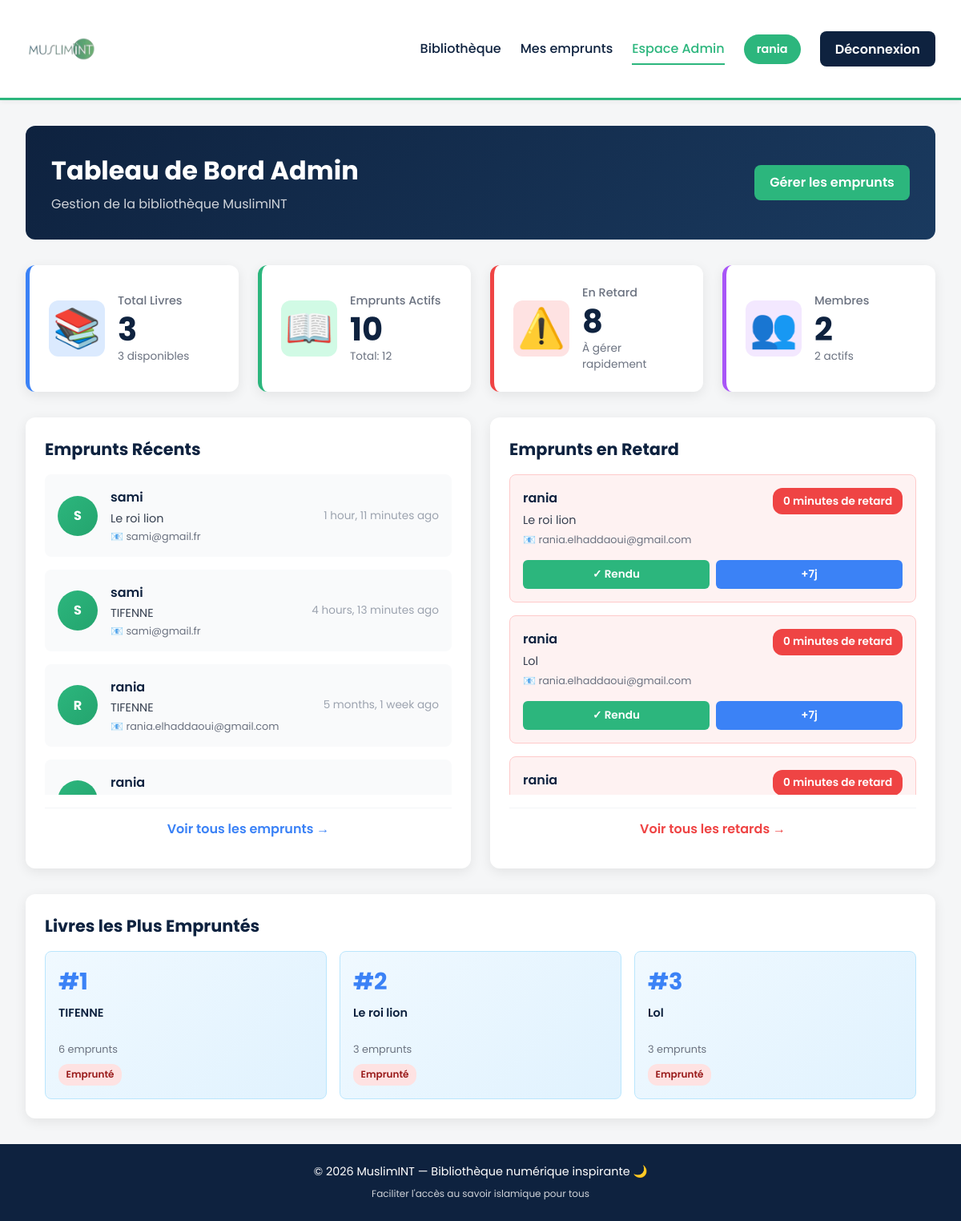
/admin-dashboard/ (signed in), run on the app's committed database.
### library/models.py (models this page shows, shortened)
class Loan(models.Model):
    STATUS_CHOICES = (
        ('ongoing', 'En cours'),
        ('returned', 'Rendu'),
        ('overdue', 'En retard'),
    )
    book = models.ForeignKey(Book, on_delete=models.CASCADE, related_name='loans')
    borrower = models.ForeignKey(User, on_delete=models.CASCADE, related_name='loans')
    quantity = models.PositiveIntegerField(default=1, verbose_name="Quantité")
    borrowed_at = models.DateTimeField(default=timezone.now, verbose_name="Date d'emprunt")
    due_date = models.DateTimeField(verbose_name="Date limite de retour")
    returned_at = models.DateTimeField(null=True, blank=True, verbose_name="Date de retour")
    status = models.CharField(
        max_length=20,
        choices=STATUS_CHOICES,
        default='ongoing',
        verbose_name="Statut"
    )
    notes = models.TextField(blank=True, help_text="Notes ou remarques sur l'emprunt")
    class Meta:
        ordering = ['-borrowed_at']
        verbose_name = "Emprunt"
        verbose_name_plural = "Emprunts"

class Book(models.Model):
    title = models.CharField(max_length=300, verbose_name="Titre")
    slug = models.SlugField(unique=True, blank=True)
    author = models.CharField(max_length=200, blank=True, verbose_name="Auteur")
    category = models.ForeignKey(
        Category,
        on_delete=models.SET_NULL,
        null=True,
        blank=True,
        related_name='books',
        verbose_name="Catégorie"
    )
    description = models.TextField(blank=True, verbose_name="Description")
    isbn = models.CharField(max_length=20, blank=True, verbose_name="ISBN")
    total_copies = models.PositiveIntegerField(default=1, verbose_name="Nombre total d'exemplaires")
    available_copies = models.PositiveIntegerField(default=1, verbose_name="Exemplaires disponibles")
    created_at = models.DateTimeField(auto_now_add=True, null=True)
    updated_at = models.DateTimeField(auto_now=True, null=True)
    spiritual_review = models.TextField(
        blank=True,
        help_text="Avis du pôle spiritualité sur ce livre",
        verbose_name="Avis spirituel"
    )
    class Meta:
        ordering = ['title']
        verbose_name = "Livre"
        verbose_name_plural = "Livres"

### library/views.py (the view)
# urls.py: path('admin-dashboard/', views.admin_dashboard, name='admin_dashboard'),
@login_required
@user_passes_test(is_admin)
def admin_dashboard(request):
    now = timezone.now()
    total_books = Book.objects.count()
    total_copies = Book.objects.aggregate(total=Count('total_copies'))['total'] or 0
    available_copies = Book.objects.aggregate(total=Count('available_copies'))['total'] or 0
    total_loans = Loan.objects.count()
    ongoing_loans = Loan.objects.filter(status='ongoing').count()
    overdue_loans = Loan.objects.filter(status='ongoing', due_date__lt=now).count()
    total_users = User.objects.count()
    active_borrowers = Loan.objects.filter(status='ongoing').values('borrower').distinct().count()
    recent_loans = Loan.objects.select_related('book', 'borrower').order_by('-borrowed_at')[:10]
    popular_books = Book.objects.annotate(
        loan_count=Count('loans')
    ).order_by('-loan_count')[:5]
    overdue_users = Loan.objects.filter(
        status='ongoing',
        due_date__lt=now
    ).select_related('borrower', 'book').order_by('due_date')
    context = {
        'total_books': total_books,
        'total_copies': total_copies,
        'available_copies': available_copies,
        'total_loans': total_loans,
        'ongoing_loans': ongoing_loans,
        'overdue_loans': overdue_loans,
        'total_users': total_users,
        'active_borrowers': active_borrowers,
        'recent_loans': recent_loans,
        'popular_books': popular_books,
        'overdue_users': overdue_users,
        'now': now,
    }
    return render(request, 'library/admin_dashboard.html', context)

### library/views.py (called while the page is built)
def is_admin(user):
    return user.is_staff or user.is_superuser

### library/templates/library/admin_dashboard.html (shortened to what this page needs)
{% extends "library/base.html" %}
{% block content %}
<section class="dashboard-section">
  <div class="dashboard-hero">
    <div>
      <h2>Tableau de Bord Admin</h2>
      <p class="subtitle">Gestion de la bibliothèque MuslimINT</p>
    </div>
    <a href="{% url 'library:admin_loans' %}" class="btn">
      Gérer les emprunts
    </a>
  </div>
  <div class="stats-grid">
    <div class="stat-card blue">
      <div class="stat-icon">📚</div>
      <div class="stat-content">
        <p class="stat-label">Total Livres</p>
        <p class="stat-value">{{ total_books }}</p>
        <p class="stat-detail">{{ available_copies }} disponibles</p>
      </div>
    </div>
    <div class="stat-card green">
      <div class="stat-icon">📖</div>
      <div class="stat-content">
        <p class="stat-label">Emprunts Actifs</p>
        <p class="stat-value">{{ ongoing_loans }}</p>
        <p class="stat-detail">Total: {{ total_loans }}</p>
      </div>
    </div>
    <div class="stat-card red">
      <div class="stat-icon">⚠️</div>
      <div class="stat-content">
        <p class="stat-label">En Retard</p>
        <p class="stat-value">{{ overdue_loans }}</p>
        <p class="stat-detail">À gérer rapidement</p>
      </div>
    </div>
    <div class="stat-card purple">
      <div class="stat-icon">👥</div>
      <div class="stat-content">
        <p class="stat-label">Membres</p>
        <p class="stat-value">{{ total_users }}</p>
        <p class="stat-detail">{{ active_borrowers }} actifs</p>
      </div>
    </div>
  </div>
  <div class="content-grid">
    <div class="content-card">
      <h3>Emprunts Récents</h3>
      <div class="loans-list">
        {% for loan in recent_loans %}
          <div class="loan-item">
            <div class="loan-avatar">
              {{ loan.borrower.first_name.0|default:loan.borrower.username.0|upper }}{{ loan.borrower.last_name.0|default:''|upper }}
            </div>
            <div class="loan-details">
              <p class="loan-user">
                {% if loan.borrower.first_name %}
                  {{ loan.borrower.first_name }} {{ loan.borrower.last_name }}
                {% else %}
                  {{ loan.borrower.username }}
                {% endif %}
              </p>
              <p class="loan-book"><a href="{% url 'library:book_detail' loan.book.slug %}" style="color:inherit;text-decoration:none;">{{ loan.book.title }}</a></p>
              <p class="loan-email">📧 {{ loan.borrower.email }}</p>
            </div>
            <div class="loan-time">
              {{ loan.borrowed_at|timesince }} ago
            </div>
          </div>
        {% empty %}
          <p class="empty-text">Aucun emprunt récent</p>
        {% endfor %}
      </div>
      <a href="{% url 'library:admin_loans' %}" class="card-link">
        Voir tous les emprunts →
      </a>
    </div>
    <div class="content-card">
      <h3>Emprunts en Retard</h3>
      <div class="overdue-list">
        {% for loan in overdue_users %}
          <div class="overdue-item">
            <div class="overdue-header">
              <div class="overdue-user">
                <p class="user-name">
                  {% if loan.borrower.first_name %}
                    {{ loan.borrower.first_name }} {{ loan.borrower.last_name }}
                  {% else %}
                    {{ loan.borrower.username }}
                  {% endif %}
                </p>
                <p class="book-name"><a href="{% url 'library:book_detail' loan.book.slug %}" style="color:inherit;text-decoration:none;">{{ loan.book.title }}</a></p>
                <p class="contact-info">📧 {{ loan.borrower.email }}</p>
              </div>
              <div class="overdue-delay">
                {% with days_late=now|timesince:loan.due_date %}
                  <span class="delay-text">{{ days_late }} de retard</span>
                {% endwith %}
              </div>
            </div>
            <div class="overdue-actions">
              <a href="{% url 'library:admin_mark_returned' loan.id %}" class="btn-small success">
                ✓ Rendu
              </a>
              <a href="{% url 'library:admin_extend_loan' loan.id %}?days=7" class="btn-small primary">
                +7j
              </a>
            </div>
          </div>
        {% empty %}
          <p class="empty-text">Aucun retard actuellement !</p>
        {% endfor %}
      </div>
      <a href="{% url 'library:admin_loans' %}?status=overdue" class="card-link danger">
        Voir tous les retards →
      </a>
    </div>
  </div>
  <div class="popular-section">
    <h3>Livres les Plus Empruntés</h3>
    <div class="popular-grid">
      {% for book in popular_books %}
        <div class="popular-card">
          <div class="popular-rank">#{{ forloop.counter }}</div>
          <div class="popular-info">
            <p class="popular-title"><a href="{% url 'library:book_detail' book.slug %}" style="color:inherit;text-decoration:none;">{{ book.title }}</a></p>
            <p class="popular-count">{{ book.loan_count }} emprunt{{ book.loan_count|pluralize }}</p>
            <span class="availability-badge {% if book.available_copies > 0 %}available{% else %}unavailable{% endif %}">
              {% if book.available_copies > 0 %}
                {{ book.available_copies }} dispo
              {% else %}
                Emprunté
              {% endif %}
            </span>
          </div>
        </div>
      {% empty %}
        <p class="empty-text">Aucune donnée disponible</p>
      {% endfor %}
    </div>
  </div>
</section>
{% endblock %}

### library/templates/library/base.html (shortened to what this page needs)
{% load static %}
<!doctype html>
<html lang="fr">
<head>
</head>
<body>
<header>
  <div class="header-content">
    <h1>
      <a href="{% url 'library:book_list' %}">
        <img src="{% static 'library/images/muslimint_logo.png' %}"
             alt="MuslimINT">
      </a>
    </h1>
    <nav>
      {% if user.is_authenticated %}
        <a href="{% url 'library:book_list' %}" {% if request.resolver_match.url_name == 'book_list' %}class="active"{% endif %}>
          Bibliothèque
        </a>
        <a href="{% url 'library:my_loans' %}" {% if request.resolver_match.url_name == 'my_loans' %}class="active"{% endif %}>
          Mes emprunts
        </a>
        {% if user.is_staff %}
          <a href="{% url 'library:admin_dashboard' %}" {% if 'admin' in request.resolver_match.url_name %}class="active"{% endif %}>
            Espace Admin
          </a>
        {% endif %}
        <span class="username">{{ user.username }}</span>
        <a class="btn btn-secondary" href="{% url 'library:logout' %}">Déconnexion</a>
      {% else %}
        <a class="btn" href="{% url 'library:login' %}">Se connecter</a>
      {% endif %}
    </nav>
  </div>
</header>
<main>
  {% block content %}{% endblock %}
</main>
<footer>
  © {{ now|date:"Y" }} MuslimINT — Bibliothèque numérique inspirante 🌙
  <br>
  <small style="opacity: 0.8; margin-top: 0.5rem; display: inline-block;">
    Faciliter l'accès au savoir islamique pour tous
  </small>
</footer>
</body>
</html>

### library/templates/library/base.html (style rules this page uses)
:root { --mint-green: #2CB67D; --deep-blue: #0E223F; --light-gray: #f5f6f7; --text-dark: #1f2937; }
* { margin: 0; padding: 0; box-sizing: border-box; }
body { font-family: "Poppins", "Segoe UI", Arial, sans-serif; background-color: var(--light-gray); color: var(--text-dark); min-height: 100vh; display: flex; flex-direction: column; }
header { background-color: white; border-bottom: 3px solid var(--mint-green); box-shadow: 0 2px 6px rgba(0, 0, 0, 0.05); padding: 1rem 2rem; position: sticky; top: 0; z-index: 1000; }
.header-content { max-width: 1400px; margin: 0 auto; display: flex; justify-content: space-between; align-items: center; }
header h1 a { text-decoration: none; display: inline-block; }
header h1 img { height: 90px; max-height: 12vh; vertical-align: middle; transition: transform 0.3s ease; }
nav { display: flex; align-items: center; gap: 1.5rem; }
nav a { text-decoration: none; color: var(--deep-blue); font-weight: 500; transition: color 0.3s; padding: 0.4rem 0; border-bottom: 2px solid transparent; }
nav a.active { color: var(--mint-green); border-bottom-color: var(--mint-green); }
.username { background: var(--mint-green); color: white; padding: 0.5rem 1rem; border-radius: 20px; font-size: 0.9rem; font-weight: 600; }
main { flex: 1; width: 100%; max-width: 1400px; margin: 2rem auto; padding: 0 2rem; }
footer { background-color: var(--deep-blue); color: white; text-align: center; padding: 1.5rem; font-size: 0.9rem; margin-top: auto; }
.btn { background: var(--mint-green); color: white; border: none; border-radius: 8px; padding: 0.6rem 1.2rem; cursor: pointer; font-weight: 600; text-decoration: none; transition: all 0.3s; display: inline-block; }
.btn-secondary { background: var(--deep-blue); }

### data on the page
Loan: borrower.first_name.0 "S", borrower.username "sami", book "Le roi lion", borrower.email "sami@gmail.fr", borrowed_at "1 hour, 11 minutes"
Loan: borrower.first_name.0 "S", borrower.username "sami", book "TIFENNE", borrower.email "sami@gmail.fr", borrowed_at "4 hours, 13 minutes"
Loan: borrower.first_name.0 "R", borrower.username "rania", book "TIFENNE", borrower.email "rania.elhaddaoui@gmail.com", borrowed_at "5 months, 1 week"
Loan: borrower.username "rania"
Loan: borrower.username "rania", book "Le roi lion", borrower.email "rania.elhaddaoui@gmail.com"
Loan: borrower.username "rania", book "Lol", borrower.email "rania.elhaddaoui@gmail.com"
Loan: borrower.username "rania"
Book: title "TIFENNE", loan_count "6", available_copies "Emprunté"
Book: title "Le roi lion", loan_count "3", available_copies "Emprunté"
Book: title "Lol", loan_count "3", available_copies "Emprunté"

### other printed values
{{ user.username }} "rania"
{{ total_books }} "3"
{{ available_copies }} "3"
{{ ongoing_loans }} "10"
{{ total_loans }} "12"
{{ overdue_loans }} "8"
{{ total_users }} "2"
{{ active_borrowers }} "2"
